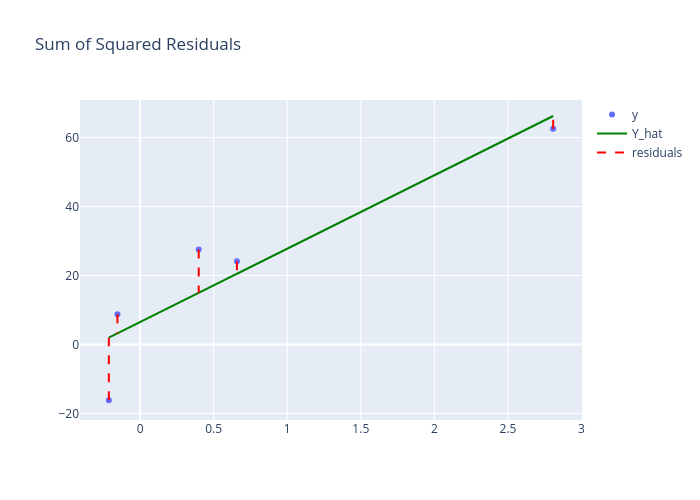

This figure's notebook cell:
### Code cell
resids = list(zip(df["weight"], df["height"], df["y_hat"]))
fig = go.Figure()
fig.add_trace(go.Scatter(name="y", mode='markers', x=df["weight"], y=df["height"]))
fig.add_trace(go.Scatter(mode='lines', name="Y_hat", x=df["weight"], y=df["y_hat"], line=dict(color='green')))
for i, (weight, y, y_hat) in enumerate(resids):
    if (i == 0):
        fig.add_trace(go.Scatter(name="residuals", x=[weight, weight], y=[y, y_hat], mode='lines', line=dict(dash='dash', color="red"), showlegend=True))
    else:
        fig.add_trace(go.Scatter(name="residuals", x=[weight, weight], y=[y, y_hat], mode='lines', line=dict(dash='dash', color="red"), showlegend=False))

fig.update_layout(
    title="Sum of Squared Residuals", 
    width=700,
    height=500)
fig.show()

### Figure 1 — Plotly figure (JSON) as saved in the notebook; plotly's stock layout.template omitted (floating-point values rounded to 4 significant figures)
{"data": [{"mode": "markers", "name": "y", "type": "scatter", "x": [-0.2122, 2.807, 0.3984, -0.1539, 0.6584], "y": [-16.15, 62.56, 27.59, 8.817, 24.16]}, {"line": {"color": "green"}, "mode": "lines", "name": "Y_hat", "type": "scatter", "x": [-0.2122, 2.807, 0.3984, -0.1539, 0.6584], "y": [1.984, 66.26, 14.98, 3.225, 20.52]}, {"line": {"color": "red", "dash": "dash"}, "mode": "lines", "name": "residuals", "showlegend": true, "type": "scatter", "x": [-0.2122, -0.2122], "y": [-16.15, 1.984]}, {"line": {"color": "red", "dash": "dash"}, "mode": "lines", "name": "residuals", "showlegend": false, "type": "scatter", "x": [2.807, 2.807], "y": [62.56, 66.26]}, {"line": {"color": "red", "dash": "dash"}, "mode": "lines", "name": "residuals", "showlegend": false, "type": "scatter", "x": [0.3984, 0.3984], "y": [27.59, 14.98]}, {"line": {"color": "red", "dash": "dash"}, "mode": "lines", "name": "residuals", "showlegend": false, "type": "scatter", "x": [-0.1539, -0.1539], "y": [8.817, 3.225]}, {"line": {"color": "red", "dash": "dash"}, "mode": "lines", "name": "residuals", "showlegend": false, "type": "scatter", "x": [0.6584, 0.6584], "y": [24.16, 20.52]}], "layout": {"height": 500, "title": {"text": "Sum of Squared Residuals"}, "width": 700}}
